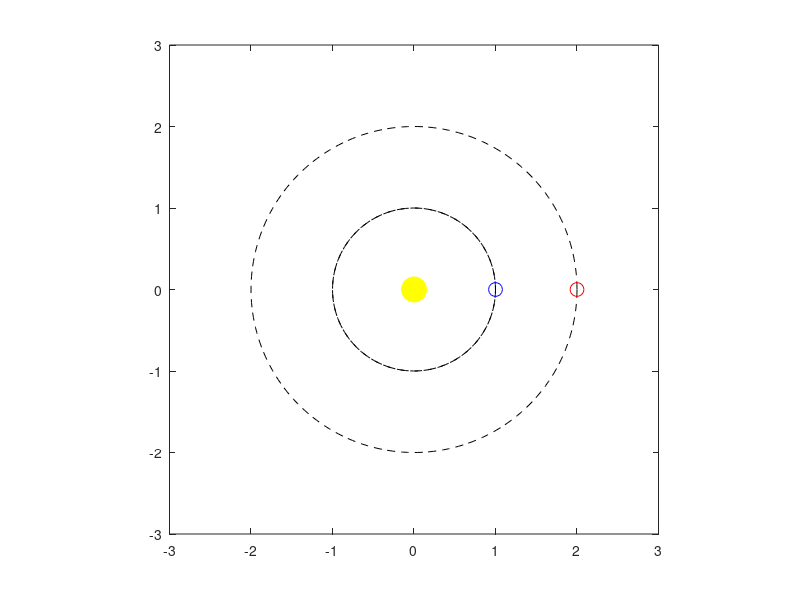

MATLAB code to generate this figure:
t = linspace(0, 4*pi, 200);


%calculate sin and cos for every entry in t
x = cos(t);
y = sin(t);

x2 = 2*cos(t/2);
y2 = 2*sin(t/2);

% plot(x, y)
% axis equal
% grid on
% xlabel("x position")
% ylabel("y position")
% title("First Orbit")

for i = 1:200
    % k: black; --:dashed line
    plot(x,y, 'k--')
    hold on
    % y: yellow; o: circle marker
    plot(0,0, 'yo', 'MarkerFaceColor', 'y', 'MarkerSize', 18)
    % b: blue
    plot(x(i), y(i), 'bo', 'MarkerSize', 10)
    %%%%%%%%%%%
    % add second planet
    %%%%%%%%%%%
    plot(x2, y2, 'k--')
    plot(x2(i), y2(i), 'ro', 'MarkerSize', 10)
    hold off

    axis equal
    axis([-3 3 -3 3])
    drawnow
    pause(0.001)
end
